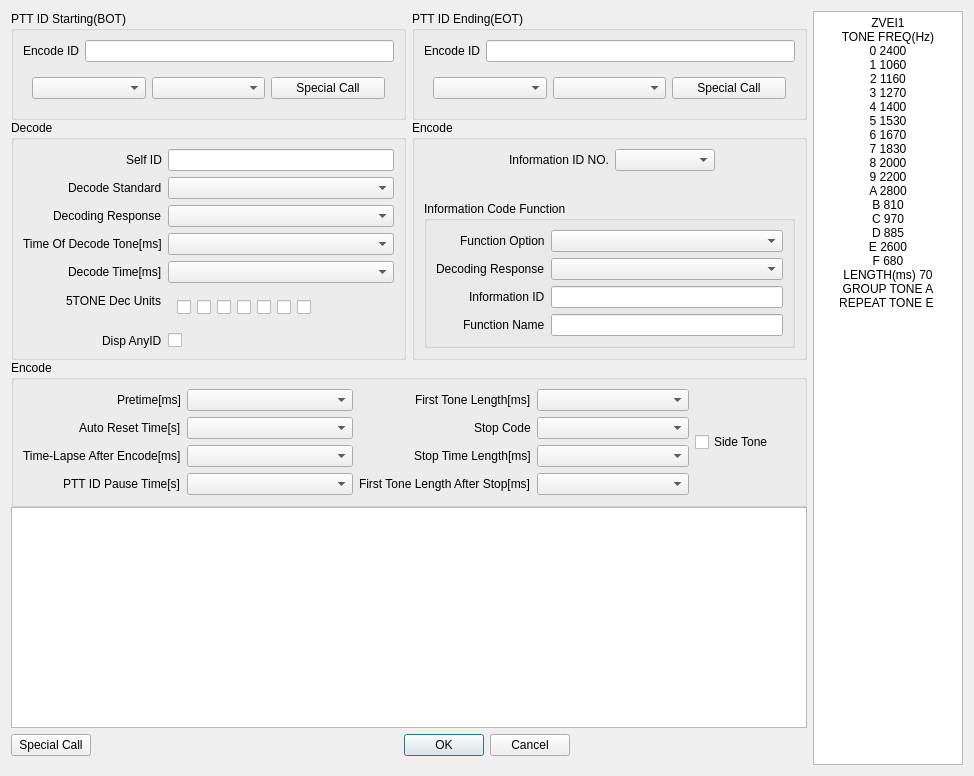
<?xml version="1.0" encoding="UTF-8"?>
<ui version="4.0">
 <class>Tone5SettingsDialog</class>
 <widget class="QDialog" name="Tone5SettingsDialog">
  <property name="geometry">
   <rect>
    <x>0</x>
    <y>0</y>
    <width>974</width>
    <height>776</height>
   </rect>
  </property>
  <property name="windowTitle">
   <string>5 Tone Settings</string>
  </property>
  <layout class="QHBoxLayout" name="horizontalLayout_7">
   <item>
    <widget class="QWidget" name="widget_7" native="true">
     <layout class="QVBoxLayout" name="verticalLayout_7">
      <property name="spacing">
       <number>0</number>
      </property>
      <property name="leftMargin">
       <number>0</number>
      </property>
      <property name="topMargin">
       <number>0</number>
      </property>
      <property name="rightMargin">
       <number>0</number>
      </property>
      <property name="bottomMargin">
       <number>0</number>
      </property>
      <item>
       <widget class="QWidget" name="widget_3" native="true">
        <layout class="QHBoxLayout" name="horizontalLayout_4">
         <property name="leftMargin">
          <number>0</number>
         </property>
         <property name="topMargin">
          <number>0</number>
         </property>
         <property name="rightMargin">
          <number>0</number>
         </property>
         <property name="bottomMargin">
          <number>0</number>
         </property>
         <item>
          <widget class="QGroupBox" name="groupBox_4">
           <property name="title">
            <string>PTT ID Starting(BOT)</string>
           </property>
           <layout class="QVBoxLayout" name="verticalLayout_4">
            <item>
             <layout class="QFormLayout" name="formLayout_4">
              <item row="0" column="0">
               <widget class="QLabel" name="label_10">
                <property name="text">
                 <string>Encode ID</string>
                </property>
               </widget>
              </item>
              <item row="0" column="1">
               <widget class="QLineEdit" name="botEncodeIdTxt"/>
              </item>
             </layout>
            </item>
            <item>
             <widget class="QWidget" name="widget_5" native="true">
              <layout class="QHBoxLayout" name="horizontalLayout_5">
               <item>
                <widget class="QComboBox" name="botStandardCmbx"/>
               </item>
               <item>
                <widget class="QComboBox" name="botToneTimeCmbx"/>
               </item>
               <item>
                <widget class="QPushButton" name="eotSpecialCallBtn">
                 <property name="text">
                  <string>Special Call</string>
                 </property>
                </widget>
               </item>
              </layout>
             </widget>
            </item>
           </layout>
          </widget>
         </item>
         <item>
          <widget class="QGroupBox" name="groupBox_5">
           <property name="title">
            <string>PTT ID Ending(EOT)</string>
           </property>
           <layout class="QVBoxLayout" name="verticalLayout_3">
            <item>
             <layout class="QFormLayout" name="formLayout_5">
              <item row="0" column="0">
               <widget class="QLabel" name="label_11">
                <property name="text">
                 <string>Encode ID</string>
                </property>
               </widget>
              </item>
              <item row="0" column="1">
               <widget class="QLineEdit" name="eotEncodeIdTxt"/>
              </item>
             </layout>
            </item>
            <item>
             <widget class="QWidget" name="widget_6" native="true">
              <layout class="QHBoxLayout" name="horizontalLayout_6">
               <item>
                <widget class="QComboBox" name="eotStandardCmbx"/>
               </item>
               <item>
                <widget class="QComboBox" name="eotToneTimeCmbx"/>
               </item>
               <item>
                <widget class="QPushButton" name="botSpecialCallBtn">
                 <property name="text">
                  <string>Special Call</string>
                 </property>
                </widget>
               </item>
              </layout>
             </widget>
            </item>
           </layout>
          </widget>
         </item>
        </layout>
       </widget>
      </item>
      <item>
       <widget class="QWidget" name="widget" native="true">
        <layout class="QHBoxLayout" name="horizontalLayout_2">
         <property name="leftMargin">
          <number>0</number>
         </property>
         <property name="topMargin">
          <number>0</number>
         </property>
         <property name="rightMargin">
          <number>0</number>
         </property>
         <property name="bottomMargin">
          <number>0</number>
         </property>
         <item>
          <widget class="QGroupBox" name="groupBox_2">
           <property name="title">
            <string>Decode</string>
           </property>
           <layout class="QVBoxLayout" name="verticalLayout">
            <item>
             <layout class="QFormLayout" name="formLayout_6">
              <property name="labelAlignment">
               <set>Qt::AlignmentFlag::AlignRight|Qt::AlignmentFlag::AlignTrailing|Qt::AlignmentFlag::AlignVCenter</set>
              </property>
              <item row="0" column="0">
               <widget class="QLabel" name="label_16">
                <property name="text">
                 <string>Self ID</string>
                </property>
               </widget>
              </item>
              <item row="1" column="0">
               <widget class="QLabel" name="label_17">
                <property name="text">
                 <string>Decode Standard</string>
                </property>
               </widget>
              </item>
              <item row="2" column="0">
               <widget class="QLabel" name="label_18">
                <property name="text">
                 <string>Decoding Response</string>
                </property>
               </widget>
              </item>
              <item row="3" column="0">
               <widget class="QLabel" name="label_19">
                <property name="text">
                 <string>Time Of Decode Tone[ms]</string>
                </property>
               </widget>
              </item>
              <item row="4" column="0">
               <widget class="QLabel" name="label_20">
                <property name="text">
                 <string>Decode Time[ms]</string>
                </property>
               </widget>
              </item>
              <item row="5" column="0">
               <widget class="QLabel" name="label_21">
                <property name="text">
                 <string>5TONE Dec Units</string>
                </property>
               </widget>
              </item>
              <item row="6" column="0">
               <widget class="QLabel" name="label_22">
                <property name="text">
                 <string>Disp AnyID</string>
                </property>
               </widget>
              </item>
              <item row="6" column="1">
               <widget class="QCheckBox" name="dispAnytIdChbx">
                <property name="text">
                 <string/>
                </property>
               </widget>
              </item>
              <item row="5" column="1">
               <widget class="QWidget" name="widget_8" native="true">
                <layout class="QHBoxLayout" name="horizontalLayout_8">
                 <item>
                  <widget class="QCheckBox" name="decUnit1Chbx">
                   <property name="text">
                    <string/>
                   </property>
                  </widget>
                 </item>
                 <item>
                  <widget class="QCheckBox" name="decUnit2Chbx">
                   <property name="text">
                    <string/>
                   </property>
                  </widget>
                 </item>
                 <item>
                  <widget class="QCheckBox" name="decUnit3Chbx">
                   <property name="text">
                    <string/>
                   </property>
                  </widget>
                 </item>
                 <item>
                  <widget class="QCheckBox" name="decUnit4Chbx">
                   <property name="text">
                    <string/>
                   </property>
                  </widget>
                 </item>
                 <item>
                  <widget class="QCheckBox" name="decUnit5Chbx">
                   <property name="text">
                    <string/>
                   </property>
                  </widget>
                 </item>
                 <item>
                  <widget class="QCheckBox" name="decUnit6Chbx">
                   <property name="text">
                    <string/>
                   </property>
                  </widget>
                 </item>
                 <item>
                  <widget class="QCheckBox" name="decUnit7Chbx">
                   <property name="text">
                    <string/>
                   </property>
                  </widget>
                 </item>
                 <item>
                  <spacer name="horizontalSpacer_3">
                   <property name="orientation">
                    <enum>Qt::Orientation::Horizontal</enum>
                   </property>
                   <property name="sizeHint" stdset="0">
                    <size>
                     <width>40</width>
                     <height>20</height>
                    </size>
                   </property>
                  </spacer>
                 </item>
                </layout>
               </widget>
              </item>
              <item row="0" column="1">
               <widget class="QLineEdit" name="selfIdTxt"/>
              </item>
              <item row="1" column="1">
               <widget class="QComboBox" name="decodeStandardCmbx"/>
              </item>
              <item row="2" column="1">
               <widget class="QComboBox" name="decodingResponseCmbx"/>
              </item>
              <item row="3" column="1">
               <widget class="QComboBox" name="timeDecodeToneCmbx"/>
              </item>
              <item row="4" column="1">
               <widget class="QComboBox" name="decodeTimeCmbx"/>
              </item>
             </layout>
            </item>
           </layout>
          </widget>
         </item>
         <item>
          <widget class="QGroupBox" name="groupBox_3">
           <property name="title">
            <string>Encode</string>
           </property>
           <layout class="QVBoxLayout" name="verticalLayout_2">
            <item>
             <layout class="QFormLayout" name="formLayout">
              <property name="labelAlignment">
               <set>Qt::AlignmentFlag::AlignRight|Qt::AlignmentFlag::AlignTrailing|Qt::AlignmentFlag::AlignVCenter</set>
              </property>
              <property name="formAlignment">
               <set>Qt::AlignmentFlag::AlignHCenter|Qt::AlignmentFlag::AlignTop</set>
              </property>
              <item row="0" column="0">
               <widget class="QLabel" name="label">
                <property name="text">
                 <string>Information ID NO.</string>
                </property>
               </widget>
              </item>
              <item row="0" column="1">
               <widget class="QComboBox" name="informationIdCmbx">
                <property name="maximumSize">
                 <size>
                  <width>100</width>
                  <height>16777215</height>
                 </size>
                </property>
               </widget>
              </item>
             </layout>
            </item>
            <item>
             <widget class="QGroupBox" name="informationCodeGroupBox">
              <property name="title">
               <string>Information Code Function</string>
              </property>
              <layout class="QVBoxLayout" name="verticalLayout_6">
               <item>
                <layout class="QFormLayout" name="formLayout_7">
                 <property name="labelAlignment">
                  <set>Qt::AlignmentFlag::AlignRight|Qt::AlignmentFlag::AlignTrailing|Qt::AlignmentFlag::AlignVCenter</set>
                 </property>
                 <item row="0" column="0">
                  <widget class="QLabel" name="label_12">
                   <property name="text">
                    <string>Function Option</string>
                   </property>
                  </widget>
                 </item>
                 <item row="1" column="0">
                  <widget class="QLabel" name="label_13">
                   <property name="text">
                    <string>Decoding Response</string>
                   </property>
                  </widget>
                 </item>
                 <item row="2" column="0">
                  <widget class="QLabel" name="label_14">
                   <property name="text">
                    <string>Information ID</string>
                   </property>
                  </widget>
                 </item>
                 <item row="3" column="0">
                  <widget class="QLabel" name="label_15">
                   <property name="text">
                    <string>Function Name</string>
                   </property>
                  </widget>
                 </item>
                 <item row="0" column="1">
                  <widget class="QComboBox" name="functionOptionCmbx"/>
                 </item>
                 <item row="1" column="1">
                  <widget class="QComboBox" name="icDecodingResponseCmbx"/>
                 </item>
                 <item row="2" column="1">
                  <widget class="QLineEdit" name="informationIdTxt"/>
                 </item>
                 <item row="3" column="1">
                  <widget class="QLineEdit" name="functionNameTxt"/>
                 </item>
                </layout>
               </item>
              </layout>
             </widget>
            </item>
           </layout>
          </widget>
         </item>
        </layout>
       </widget>
      </item>
      <item>
       <widget class="QGroupBox" name="groupBox">
        <property name="title">
         <string>Encode</string>
        </property>
        <layout class="QHBoxLayout" name="horizontalLayout_3">
         <item>
          <layout class="QFormLayout" name="formLayout_2">
           <property name="labelAlignment">
            <set>Qt::AlignmentFlag::AlignRight|Qt::AlignmentFlag::AlignTrailing|Qt::AlignmentFlag::AlignVCenter</set>
           </property>
           <item row="0" column="0">
            <widget class="QLabel" name="label_2">
             <property name="text">
              <string>Pretime[ms]</string>
             </property>
            </widget>
           </item>
           <item row="1" column="0">
            <widget class="QLabel" name="label_3">
             <property name="text">
              <string>Auto Reset Time[s]</string>
             </property>
            </widget>
           </item>
           <item row="2" column="0">
            <widget class="QLabel" name="label_4">
             <property name="text">
              <string>Time-Lapse After Encode[ms]</string>
             </property>
            </widget>
           </item>
           <item row="3" column="0">
            <widget class="QLabel" name="label_5">
             <property name="text">
              <string>PTT ID Pause Time[s]</string>
             </property>
            </widget>
           </item>
           <item row="0" column="1">
            <widget class="QComboBox" name="pretimeCmbx"/>
           </item>
           <item row="1" column="1">
            <widget class="QComboBox" name="autoResetTimeCmbx"/>
           </item>
           <item row="2" column="1">
            <widget class="QComboBox" name="timeLapseCmbx"/>
           </item>
           <item row="3" column="1">
            <widget class="QComboBox" name="pttIdPauseTimeCmbx"/>
           </item>
          </layout>
         </item>
         <item>
          <layout class="QFormLayout" name="formLayout_3">
           <property name="labelAlignment">
            <set>Qt::AlignmentFlag::AlignRight|Qt::AlignmentFlag::AlignTrailing|Qt::AlignmentFlag::AlignVCenter</set>
           </property>
           <item row="0" column="0">
            <widget class="QLabel" name="label_6">
             <property name="text">
              <string>First Tone Length[ms]</string>
             </property>
            </widget>
           </item>
           <item row="1" column="0">
            <widget class="QLabel" name="label_7">
             <property name="text">
              <string>Stop Code</string>
             </property>
            </widget>
           </item>
           <item row="2" column="0">
            <widget class="QLabel" name="label_8">
             <property name="text">
              <string>Stop Time Length[ms]</string>
             </property>
            </widget>
           </item>
           <item row="3" column="0">
            <widget class="QLabel" name="label_9">
             <property name="text">
              <string>First Tone Length After Stop[ms]</string>
             </property>
            </widget>
           </item>
           <item row="0" column="1">
            <widget class="QComboBox" name="firstToneLengthCmbx"/>
           </item>
           <item row="1" column="1">
            <widget class="QComboBox" name="stopCodeCmbx"/>
           </item>
           <item row="2" column="1">
            <widget class="QComboBox" name="stopTimeCmbx"/>
           </item>
           <item row="3" column="1">
            <widget class="QComboBox" name="firstToneAfterStopCmbx"/>
           </item>
          </layout>
         </item>
         <item>
          <widget class="QCheckBox" name="sideToneChbx">
           <property name="maximumSize">
            <size>
             <width>100</width>
             <height>16777215</height>
            </size>
           </property>
           <property name="text">
            <string>Side Tone</string>
           </property>
          </widget>
         </item>
        </layout>
       </widget>
      </item>
      <item>
       <widget class="QWidget" name="widget_2" native="true">
        <layout class="QVBoxLayout" name="verticalLayout_5">
         <property name="leftMargin">
          <number>0</number>
         </property>
         <property name="topMargin">
          <number>0</number>
         </property>
         <property name="rightMargin">
          <number>0</number>
         </property>
         <property name="bottomMargin">
          <number>0</number>
         </property>
         <item>
          <widget class="QTableView" name="tableView"/>
         </item>
         <item>
          <widget class="QWidget" name="widget_4" native="true">
           <layout class="QHBoxLayout" name="horizontalLayout">
            <property name="leftMargin">
             <number>0</number>
            </property>
            <property name="topMargin">
             <number>0</number>
            </property>
            <property name="rightMargin">
             <number>0</number>
            </property>
            <property name="bottomMargin">
             <number>9</number>
            </property>
            <item>
             <widget class="QPushButton" name="specialCallBtn">
              <property name="text">
               <string>Special Call</string>
              </property>
             </widget>
            </item>
            <item>
             <spacer name="horizontalSpacer">
              <property name="orientation">
               <enum>Qt::Orientation::Horizontal</enum>
              </property>
              <property name="sizeHint" stdset="0">
               <size>
                <width>40</width>
                <height>20</height>
               </size>
              </property>
             </spacer>
            </item>
            <item>
             <widget class="QDialogButtonBox" name="buttonBox">
              <property name="orientation">
               <enum>Qt::Orientation::Horizontal</enum>
              </property>
              <property name="standardButtons">
               <set>QDialogButtonBox::StandardButton::Cancel|QDialogButtonBox::StandardButton::Ok</set>
              </property>
             </widget>
            </item>
            <item>
             <spacer name="horizontalSpacer_2">
              <property name="orientation">
               <enum>Qt::Orientation::Horizontal</enum>
              </property>
              <property name="sizeHint" stdset="0">
               <size>
                <width>40</width>
                <height>20</height>
               </size>
              </property>
             </spacer>
            </item>
           </layout>
          </widget>
         </item>
        </layout>
       </widget>
      </item>
     </layout>
    </widget>
   </item>
   <item>
    <widget class="QTextEdit" name="decodeStandardDescTxt">
     <property name="maximumSize">
      <size>
       <width>150</width>
       <height>16777215</height>
      </size>
     </property>
     <property name="html">
      <string>&lt;!DOCTYPE HTML PUBLIC &quot;-//W3C//DTD HTML 4.0//EN&quot; &quot;http://www.w3.org/TR/REC-html40/strict.dtd&quot;&gt;
&lt;html&gt;&lt;head&gt;&lt;meta name=&quot;qrichtext&quot; content=&quot;1&quot; /&gt;&lt;meta charset=&quot;utf-8&quot; /&gt;&lt;style type=&quot;text/css&quot;&gt;
p, li { white-space: pre-wrap; }
hr { height: 1px; border-width: 0; }
li.unchecked::marker { content: &quot;\2610&quot;; }
li.checked::marker { content: &quot;\2612&quot;; }
&lt;/style&gt;&lt;/head&gt;&lt;body style=&quot; font-family:'Ubuntu'; font-size:10pt; font-weight:400; font-style:normal;&quot;&gt;
&lt;p align=&quot;center&quot; style=&quot; margin-top:0px; margin-bottom:0px; margin-left:0px; margin-right:0px; -qt-block-indent:0; text-indent:0px;&quot;&gt;&lt;span style=&quot; font-family:'Segoe UI'; font-size:9pt;&quot;&gt;ZVEI1&lt;br /&gt;TONE FREQ(Hz)&lt;br /&gt;0 2400&lt;br /&gt;1 1060&lt;br /&gt;2 1160&lt;br /&gt;3 1270&lt;br /&gt;4 1400&lt;br /&gt;5 1530&lt;br /&gt;6 1670&lt;br /&gt;7 1830&lt;br /&gt;8 2000&lt;br /&gt;9 2200&lt;br /&gt;A 2800&lt;br /&gt;B 810&lt;br /&gt;C 970&lt;br /&gt;D 885&lt;br /&gt;E 2600&lt;br /&gt;F 680&lt;br /&gt;LENGTH(ms) 70&lt;br /&gt;GROUP TONE A&lt;br /&gt;REPEAT TONE E &lt;/span&gt;&lt;/p&gt;&lt;/body&gt;&lt;/html&gt;</string>
     </property>
    </widget>
   </item>
  </layout>
 </widget>
 <resources/>
 <connections>
  <connection>
   <sender>buttonBox</sender>
   <signal>accepted()</signal>
   <receiver>Tone5SettingsDialog</receiver>
   <slot>accept()</slot>
   <hints>
    <hint type="sourcelabel">
     <x>248</x>
     <y>254</y>
    </hint>
    <hint type="destinationlabel">
     <x>157</x>
     <y>274</y>
    </hint>
   </hints>
  </connection>
  <connection>
   <sender>buttonBox</sender>
   <signal>rejected()</signal>
   <receiver>Tone5SettingsDialog</receiver>
   <slot>reject()</slot>
   <hints>
    <hint type="sourcelabel">
     <x>316</x>
     <y>260</y>
    </hint>
    <hint type="destinationlabel">
     <x>286</x>
     <y>274</y>
    </hint>
   </hints>
  </connection>
 </connections>
</ui>
